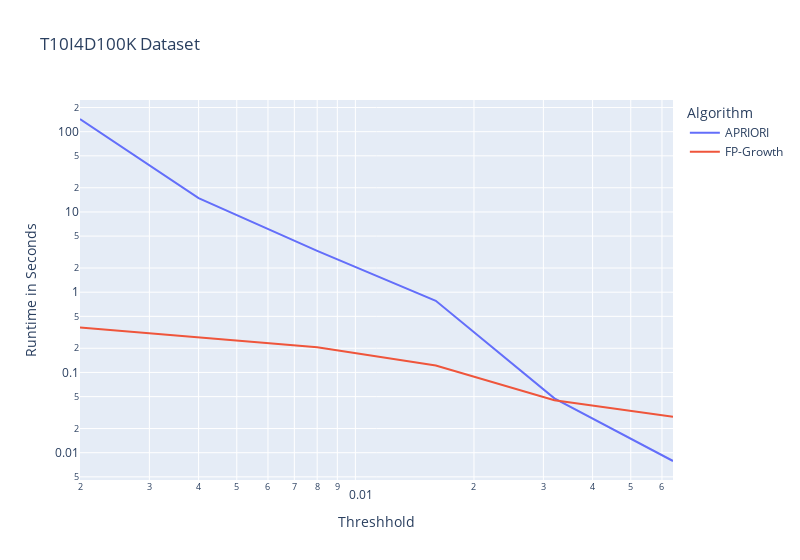

The code cell stored with this chart in its notebook:
### Code cell
# plotting results of different runs of the T10I4D100K dataset
px.line(t10i4d100k_res, x='threshhold', y='runtime', color='algorithm', log_x=True, log_y=True, width=800, 
    title='T10I4D100K Dataset',
    labels={
        'threshhold': 'Threshhold',
        'runtime': 'Runtime in Seconds',
        'algorithm': 'Algorithm'
        })

### Figure 1 — Plotly figure (JSON) as saved in the notebook; plotly's stock layout.template omitted (floating-point values rounded to 4 significant figures)
{"data": [{"hovertemplate": "Algorithm=APRIORI<br>Threshhold=%{x}<br>Runtime in Seconds=%{y}<extra></extra>", "legendgroup": "APRIORI", "line": {"color": "#636efa", "dash": "solid"}, "marker": {"symbol": "circle"}, "mode": "lines", "name": "APRIORI", "orientation": "v", "showlegend": true, "type": "scatter", "x": [0.002, 0.004, 0.008, 0.016, 0.032, 0.064], "xaxis": "x", "y": [143.9, 14.85, 3.27, 0.7806, 0.0475, 0.00788], "yaxis": "y"}, {"hovertemplate": "Algorithm=FP-Growth<br>Threshhold=%{x}<br>Runtime in Seconds=%{y}<extra></extra>", "legendgroup": "FP-Growth", "line": {"color": "#EF553B", "dash": "solid"}, "marker": {"symbol": "circle"}, "mode": "lines", "name": "FP-Growth", "orientation": "v", "showlegend": true, "type": "scatter", "x": [0.002, 0.004, 0.008, 0.016, 0.032, 0.064], "xaxis": "x", "y": [0.3625, 0.2725, 0.206, 0.122, 0.04506, 0.028], "yaxis": "y"}], "layout": {"legend": {"title": {"text": "Algorithm"}, "tracegroupgap": 0}, "title": {"text": "T10I4D100K Dataset"}, "width": 800, "xaxis": {"anchor": "y", "domain": [0, 1], "title": {"text": "Threshhold"}, "type": "log"}, "yaxis": {"anchor": "x", "domain": [0, 1], "title": {"text": "Runtime in Seconds"}, "type": "log"}}}
